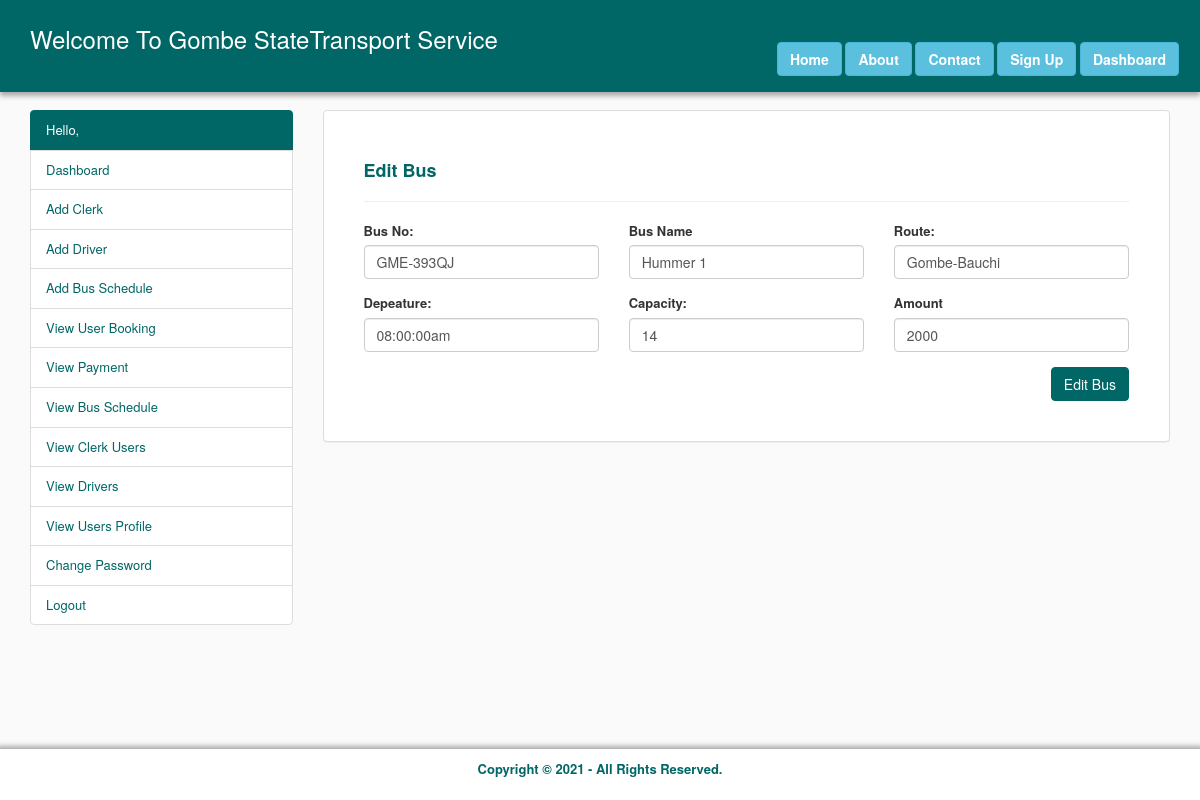
The page /admin/edit_bus.php?route=Gombe-Bauchi (signed in) on the database its author committed.
### tables this page shows
CREATE TABLE `bus_schedules` (
  `id` int(11) NOT NULL,
  `bus_no` varchar(200) NOT NULL,
  `bus_name` varchar(200) NOT NULL,
  `route` varchar(200) NOT NULL,
  `depeature` varchar(200) NOT NULL,
  `arrival_time` varchar(200) NOT NULL,
  `capacity` varchar(200) NOT NULL,
  `amount` varchar(200) NOT NULL,
  `status` enum('0','1') NOT NULL
);

### admin/edit_bus.php (the view, shortened to what this page needs)
<?php
	require '../config/conn.php';
								    if(isset($_GET['route'])){
						  			$routing = $_GET['route'];
						  			$load = mysqli_query($isah, "SELECT * FROM `bus_schedules` WHERE route='$routing'");
						  			$view = mysqli_fetch_array($load);
						  		}
?>
<!DOCTYPE html>
<html>
<head>
	<link rel="stylesheet" type="text/css" href="../css/bootstrap.min.css">
	<link rel="stylesheet" type="text/css" href="../css/style.css">
</head>
<body>
	<?php require '../config/header.php'; ?>
	<div class="container" style="margin-top: 110px">
		<div class="row">
			<?php require '../config/admin_sidebar.php'; ?>
			<div class="col-md-9">
				<div class="panel panel-default">
				  <div class="panel-body" style="padding: 40px">
				  	<form method="POST" action="">
				  		<div class="form-group">
				  			<h4 class="text-left"><b>Edit Bus</b></h4> <hr>
				  		</div>
				  		<div class="row">
				  			<div class="col-md-4">
				  				<div class="form-group">
						  			<label>Bus No:</label>
						  			<input type="text" name="bus_no" id="bus_no" class="form-control" placeholder="Bus No" value="<?php echo $view['bus_no']; ?>" required>
						  		</div>
				  			</div>
				  			<div class="col-md-4">
				  				<div class="form-group">
						  			<label>Bus Name</label>
						  			<input type="text" name="bus_name" id="bus_name" class="form-control" placeholder="Bus Name" value="<?php echo $view['bus_name']; ?>" required>
						  		</div>
				  			</div>
				  			<div class="col-md-4">
				  				<div class="form-group">
						  			<label>Route:</label>
						  			<input type="text" name="route" id="route" class="form-control" placeholder="Route" value="<?php echo $view['route']; ?>" required>
						  		</div>
				  			</div>
				  			<div class="col-md-4">
				  				<div class="form-group">
						  			<label>Depeature:</label>
						  			<input type="text" name="depeature" id="depeature" class="form-control" placeholder="Depeature" value="<?php echo $view['depeature']; ?>" required>
						  		</div>
				  			</div>
				  			<div class="col-md-4">
				  				<div class="form-group">
						  			<label>Capacity:</label>
						  			<input type="text" name="capacity" id="capacity" class="form-control" placeholder="Capacity" value="<?php echo $view['capacity']; ?>" required>
						  		</div>
				  			</div>
				  			<div class="col-md-4">
				  				<div class="form-group">
						  			<label>Amount</label>
						  			<input type="text" name="amount" id="amount" class="form-control" placeholder="Amount" value="<?php echo $view['amount']; ?>" required>
						  		</div>
				  			</div>
				  		</div>
				  		<div class="form-group">
				  			<input type="submit"  name="edit_bus" id="edit_bus" class="btn btn-default pull-right" value="Edit Bus">
				  		</div>
				  	</form>
				  </div>
				</div>
			</div>
		</div>
	</div>
	<?php require '../config/footer.php'; ?>
</body>
</html>

### css/style.css (style rules this page uses)
body { font-size: 13px; background-color: #fafafa; }
.panel-default h4 { color: #006666; font-weight: bolder; }
.btn-default { background-color: #006666; border: 1px solid #006666; color: #ffffff; }

### rows shown on the page
bus_schedules: bus_no "GME-393QJ", bus_name "Hummer 1", route "Gombe-Bauchi", depeature "08:00:00am", capacity "14", amount "2000"
